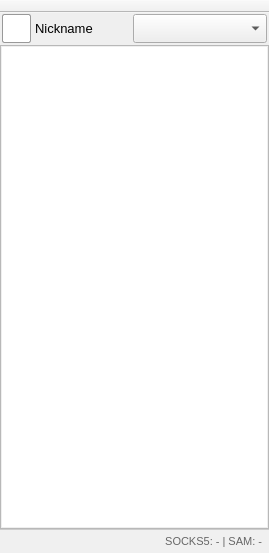
<?xml version="1.0" encoding="UTF-8"?>
<ui version="4.0">
 <class>form_MainWindow</class>
 <widget class="QMainWindow" name="form_MainWindow">
  <property name="geometry">
   <rect>
    <x>0</x>
    <y>0</y>
    <width>269</width>
    <height>553</height>
   </rect>
  </property>
  <property name="minimumSize">
   <size>
    <width>269</width>
    <height>0</height>
   </size>
  </property>
  <property name="maximumSize">
   <size>
    <width>269</width>
    <height>16777215</height>
   </size>
  </property>
  <property name="windowTitle">
   <string>I2PChat</string>
  </property>
  <property name="windowIcon">
   <iconset resource="resourcen.qrc">
    <normaloff>:/icons/avatar.svg</normaloff>:/icons/avatar.svg</iconset>
  </property>
  <property name="locale">
   <locale language="English" country="UnitedStates"/>
  </property>
  <widget class="QWidget" name="centralwidget">
   <layout class="QGridLayout" name="gridLayout_2">
    <property name="leftMargin">
     <number>0</number>
    </property>
    <property name="topMargin">
     <number>0</number>
    </property>
    <property name="rightMargin">
     <number>0</number>
    </property>
    <property name="bottomMargin">
     <number>0</number>
    </property>
    <property name="horizontalSpacing">
     <number>6</number>
    </property>
    <property name="verticalSpacing">
     <number>0</number>
    </property>
    <item row="2" column="0">
     <widget class="QListWidget" name="listWidget">
      <property name="minimumSize">
       <size>
        <width>269</width>
        <height>0</height>
       </size>
      </property>
      <property name="maximumSize">
       <size>
        <width>269</width>
        <height>16777215</height>
       </size>
      </property>
      <property name="font">
       <font>
        <pointsize>11</pointsize>
       </font>
      </property>
      <property name="cursor" stdset="0">
       <cursorShape>PointingHandCursor</cursorShape>
      </property>
      <property name="mouseTracking">
       <bool>false</bool>
      </property>
      <property name="contextMenuPolicy">
       <enum>Qt::CustomContextMenu</enum>
      </property>
      <property name="autoFillBackground">
       <bool>false</bool>
      </property>
      <property name="styleSheet">
       <string notr="true">QListView::item:hover {color: #000; background: rgba(200,200,200,.4)}
QListView{padding:1px;}</string>
      </property>
      <property name="frameShape">
       <enum>QFrame::StyledPanel</enum>
      </property>
      <property name="frameShadow">
       <enum>QFrame::Plain</enum>
      </property>
      <property name="sizeAdjustPolicy">
       <enum>QAbstractScrollArea::AdjustToContents</enum>
      </property>
      <property name="autoScrollMargin">
       <number>0</number>
      </property>
      <property name="editTriggers">
       <set>QAbstractItemView::AllEditTriggers</set>
      </property>
      <property name="dragEnabled">
       <bool>false</bool>
      </property>
      <property name="dragDropMode">
       <enum>QAbstractItemView::NoDragDrop</enum>
      </property>
      <property name="alternatingRowColors">
       <bool>false</bool>
      </property>
      <property name="selectionBehavior">
       <enum>QAbstractItemView::SelectRows</enum>
      </property>
      <property name="iconSize">
       <size>
        <width>10</width>
        <height>10</height>
       </size>
      </property>
      <property name="movement">
       <enum>QListView::Static</enum>
      </property>
      <property name="gridSize">
       <size>
        <width>0</width>
        <height>22</height>
       </size>
      </property>
      <property name="sortingEnabled">
       <bool>false</bool>
      </property>
     </widget>
    </item>
    <item row="3" column="0">
     <widget class="QLabel" name="statusLabel">
      <property name="minimumSize">
       <size>
        <width>269</width>
        <height>24</height>
       </size>
      </property>
      <property name="maximumSize">
       <size>
        <width>269</width>
        <height>24</height>
       </size>
      </property>
      <property name="font">
       <font>
        <pointsize>8</pointsize>
       </font>
      </property>
      <property name="styleSheet">
       <string notr="true">QLabel {
  background: #f0f0f0;
  border-top: 1px solid #ccc;
  padding: 2px 4px;
  color: #666;
}</string>
      </property>
      <property name="text">
       <string>SOCKS5: - | SAM: -</string>
      </property>
      <property name="alignment">
       <set>Qt::AlignRight|Qt::AlignVCenter</set>
      </property>
     </widget>
    </item>
    <item row="1" column="0" alignment="Qt::AlignVCenter">
     <widget class="QFrame" name="frame">
      <property name="sizePolicy">
       <sizepolicy hsizetype="Maximum" vsizetype="Preferred">
        <horstretch>0</horstretch>
        <verstretch>0</verstretch>
       </sizepolicy>
      </property>
      <property name="minimumSize">
       <size>
        <width>269</width>
        <height>37</height>
       </size>
      </property>
      <property name="maximumSize">
       <size>
        <width>269</width>
        <height>37</height>
       </size>
      </property>
      <property name="sizeIncrement">
       <size>
        <width>0</width>
        <height>0</height>
       </size>
      </property>
      <property name="font">
       <font>
        <pointsize>11</pointsize>
       </font>
      </property>
      <property name="styleSheet">
       <string notr="true"/>
      </property>
      <property name="frameShape">
       <enum>QFrame::NoFrame</enum>
      </property>
      <property name="frameShadow">
       <enum>QFrame::Raised</enum>
      </property>
      <layout class="QGridLayout" name="gridLayout">
       <property name="sizeConstraint">
        <enum>QLayout::SetMinAndMaxSize</enum>
       </property>
       <property name="leftMargin">
        <number>2</number>
       </property>
       <property name="topMargin">
        <number>1</number>
       </property>
       <property name="rightMargin">
        <number>2</number>
       </property>
       <property name="bottomMargin">
        <number>2</number>
       </property>
       <property name="horizontalSpacing">
        <number>2</number>
       </property>
       <property name="verticalSpacing">
        <number>4</number>
       </property>
       <item row="0" column="0" alignment="Qt::AlignLeft|Qt::AlignVCenter">
        <widget class="QLabel" name="avatarlabel">
         <property name="minimumSize">
          <size>
           <width>29</width>
           <height>29</height>
          </size>
         </property>
         <property name="maximumSize">
          <size>
           <width>29</width>
           <height>29</height>
          </size>
         </property>
         <property name="styleSheet">
          <string notr="true">QLabel{
border: 1px solid #999;
border-radius: 2px;
background: #fff;
}</string>
         </property>
         <property name="lineWidth">
          <number>1</number>
         </property>
         <property name="text">
          <string/>
         </property>
         <property name="pixmap">
          <pixmap resource="resourcen.qrc">:/icons/avatar.svg</pixmap>
         </property>
         <property name="scaledContents">
          <bool>true</bool>
         </property>
         <property name="alignment">
          <set>Qt::AlignLeading|Qt::AlignLeft|Qt::AlignVCenter</set>
         </property>
        </widget>
       </item>
       <item row="0" column="3" alignment="Qt::AlignLeft|Qt::AlignVCenter">
        <widget class="QComboBox" name="comboBox">
         <property name="sizePolicy">
          <sizepolicy hsizetype="Fixed" vsizetype="Fixed">
           <horstretch>0</horstretch>
           <verstretch>0</verstretch>
          </sizepolicy>
         </property>
         <property name="minimumSize">
          <size>
           <width>134</width>
           <height>29</height>
          </size>
         </property>
         <property name="maximumSize">
          <size>
           <width>134</width>
           <height>29</height>
          </size>
         </property>
         <property name="font">
          <font>
           <pointsize>10</pointsize>
          </font>
         </property>
         <property name="styleSheet">
          <string notr="true">QListView::item:hover {color: #000; background: rgba(200,200,200,.4)}</string>
         </property>
         <property name="insertPolicy">
          <enum>QComboBox::NoInsert</enum>
         </property>
         <property name="iconSize">
          <size>
           <width>12</width>
           <height>12</height>
          </size>
         </property>
        </widget>
       </item>
       <item row="0" column="1" colspan="2" alignment="Qt::AlignVCenter">
        <widget class="QLabel" name="nicknamelabel">
         <property name="sizePolicy">
          <sizepolicy hsizetype="Preferred" vsizetype="Preferred">
           <horstretch>0</horstretch>
           <verstretch>0</verstretch>
          </sizepolicy>
         </property>
         <property name="minimumSize">
          <size>
           <width>96</width>
           <height>29</height>
          </size>
         </property>
         <property name="maximumSize">
          <size>
           <width>96</width>
           <height>29</height>
          </size>
         </property>
         <property name="font">
          <font>
           <pointsize>10</pointsize>
          </font>
         </property>
         <property name="text">
          <string>Nickname</string>
         </property>
         <property name="textFormat">
          <enum>Qt::AutoText</enum>
         </property>
         <property name="scaledContents">
          <bool>false</bool>
         </property>
         <property name="alignment">
          <set>Qt::AlignLeading|Qt::AlignLeft|Qt::AlignVCenter</set>
         </property>
         <property name="margin">
          <number>0</number>
         </property>
         <property name="textElideMode" stdset="0">
          <string>ElideRight</string>
         </property>
        </widget>
       </item>
      </layout>
     </widget>
    </item>
   </layout>
  </widget>
  <widget class="QToolBar" name="toolBar">
   <property name="enabled">
    <bool>true</bool>
   </property>
   <property name="sizePolicy">
    <sizepolicy hsizetype="Preferred" vsizetype="Maximum">
     <horstretch>0</horstretch>
     <verstretch>0</verstretch>
    </sizepolicy>
   </property>
   <property name="minimumSize">
    <size>
     <width>0</width>
     <height>0</height>
    </size>
   </property>
   <property name="maximumSize">
    <size>
     <width>269</width>
     <height>16635</height>
    </size>
   </property>
   <property name="sizeIncrement">
    <size>
     <width>0</width>
     <height>1</height>
    </size>
   </property>
   <property name="font">
    <font>
     <pointsize>11</pointsize>
    </font>
   </property>
   <property name="cursor">
    <cursorShape>PointingHandCursor</cursorShape>
   </property>
   <property name="contextMenuPolicy">
    <enum>Qt::NoContextMenu</enum>
   </property>
   <property name="styleSheet">
    <string notr="true">QToolBar {padding-left: 2px;}</string>
   </property>
   <property name="movable">
    <bool>false</bool>
   </property>
   <property name="allowedAreas">
    <set>Qt::TopToolBarArea</set>
   </property>
   <property name="orientation">
    <enum>Qt::Horizontal</enum>
   </property>
   <property name="iconSize">
    <size>
     <width>22</width>
     <height>22</height>
    </size>
   </property>
   <property name="floatable">
    <bool>false</bool>
   </property>
   <attribute name="toolBarArea">
    <enum>TopToolBarArea</enum>
   </attribute>
   <attribute name="toolBarBreak">
    <bool>false</bool>
   </attribute>
  </widget>
 </widget>
 <resources>
  <include location="resourcen.qrc"/>
 </resources>
 <connections/>
 <designerdata>
  <property name="gridDeltaX">
   <number>4</number>
  </property>
  <property name="gridDeltaY">
   <number>2</number>
  </property>
  <property name="gridSnapX">
   <bool>true</bool>
  </property>
  <property name="gridSnapY">
   <bool>true</bool>
  </property>
  <property name="gridVisible">
   <bool>true</bool>
  </property>
 </designerdata>
</ui>
